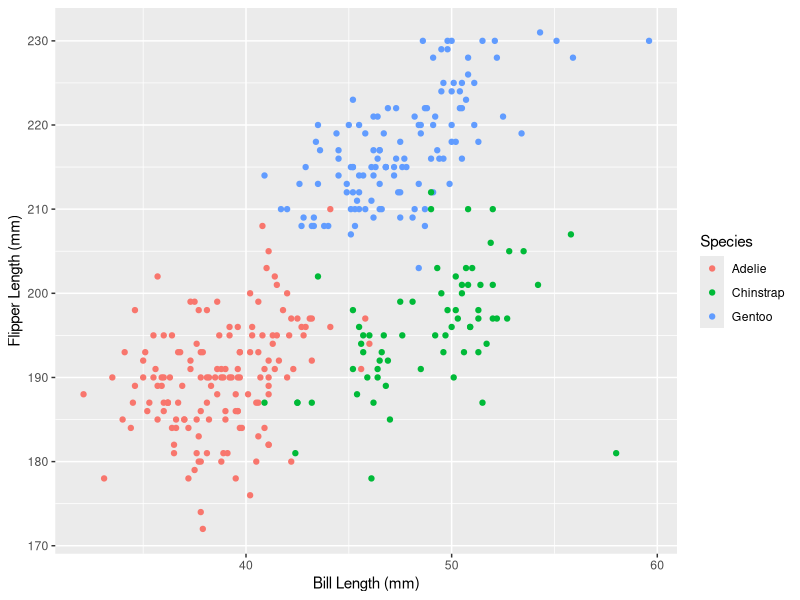

Source code (R):
## ---- chunk 1

data("penguins", package = "palmerpenguins")
summary(penguins)

## ---- chunk 2
library(ggplot2)
## ---- chunk 3

plot <- ggplot(data = penguins, aes(x = bill_length_mm, y = flipper_length_mm, color = species)) +
  geom_point() + 
  labs(x = "Bill Length (mm)", y = "Flipper Length (mm)", color = "Species")

ggsave("penguinscatter.png", plot = plot)

